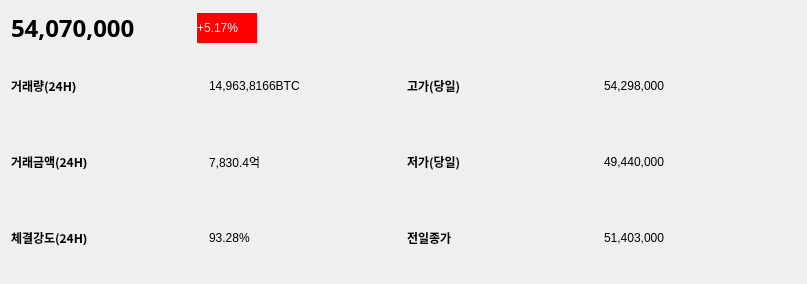
<?xml version="1.0" encoding="UTF-8"?>
<ui version="4.0">
 <class>Form</class>
 <widget class="QWidget" name="Form">
  <property name="geometry">
   <rect>
    <x>0</x>
    <y>0</y>
    <width>807</width>
    <height>284</height>
   </rect>
  </property>
  <property name="windowTitle">
   <string>Form</string>
  </property>
  <layout class="QVBoxLayout" name="verticalLayout">
   <item>
    <layout class="QHBoxLayout" name="horizontalLayout">
     <item>
      <widget class="QLabel" name="label_1">
       <property name="minimumSize">
        <size>
         <width>180</width>
         <height>0</height>
        </size>
       </property>
       <property name="maximumSize">
        <size>
         <width>16777215</width>
         <height>100</height>
        </size>
       </property>
       <property name="font">
        <font>
         <family>맑은 고딕</family>
         <pointsize>18</pointsize>
         <weight>75</weight>
         <bold>true</bold>
        </font>
       </property>
       <property name="styleSheet">
        <string notr="true">color.red;</string>
       </property>
       <property name="text">
        <string>54,070,000</string>
       </property>
      </widget>
     </item>
     <item>
      <widget class="QLabel" name="label_2">
       <property name="minimumSize">
        <size>
         <width>60</width>
         <height>30</height>
        </size>
       </property>
       <property name="maximumSize">
        <size>
         <width>60</width>
         <height>30</height>
        </size>
       </property>
       <property name="styleSheet">
        <string notr="true">background-color:red;color:white;</string>
       </property>
       <property name="text">
        <string>+5.17%</string>
       </property>
      </widget>
     </item>
     <item>
      <spacer name="horizontalSpacer">
       <property name="orientation">
        <enum>Qt::Horizontal</enum>
       </property>
       <property name="sizeHint" stdset="0">
        <size>
         <width>40</width>
         <height>20</height>
        </size>
       </property>
      </spacer>
     </item>
    </layout>
   </item>
   <item>
    <layout class="QGridLayout" name="gridLayout">
     <item row="4" column="4">
      <widget class="QLabel" name="label_8">
       <property name="text">
        <string>7,830.4억</string>
       </property>
      </widget>
     </item>
     <item row="4" column="5">
      <widget class="QLabel" name="label_9">
       <property name="font">
        <font>
         <family>맑은 고딕</family>
         <weight>75</weight>
         <bold>true</bold>
        </font>
       </property>
       <property name="text">
        <string>저가(당일)</string>
       </property>
      </widget>
     </item>
     <item row="3" column="4">
      <widget class="QLabel" name="label_4">
       <property name="text">
        <string>14,963,8166BTC</string>
       </property>
      </widget>
     </item>
     <item row="3" column="6">
      <widget class="QLabel" name="label_6">
       <property name="text">
        <string>54,298,000</string>
       </property>
      </widget>
     </item>
     <item row="4" column="3">
      <widget class="QLabel" name="label_7">
       <property name="font">
        <font>
         <family>맑은 고딕</family>
         <weight>75</weight>
         <bold>true</bold>
        </font>
       </property>
       <property name="text">
        <string>거래금액(24H)</string>
       </property>
      </widget>
     </item>
     <item row="4" column="6">
      <widget class="QLabel" name="label_10">
       <property name="text">
        <string>49,440,000</string>
       </property>
      </widget>
     </item>
     <item row="3" column="3">
      <widget class="QLabel" name="label_3">
       <property name="font">
        <font>
         <family>맑은 고딕</family>
         <weight>75</weight>
         <bold>true</bold>
        </font>
       </property>
       <property name="text">
        <string>거래량(24H)</string>
       </property>
      </widget>
     </item>
     <item row="3" column="5">
      <widget class="QLabel" name="label_5">
       <property name="font">
        <font>
         <family>맑은 고딕</family>
         <weight>75</weight>
         <bold>true</bold>
        </font>
       </property>
       <property name="text">
        <string>고가(당일)</string>
       </property>
      </widget>
     </item>
     <item row="5" column="3">
      <widget class="QLabel" name="label_11">
       <property name="font">
        <font>
         <family>맑은 고딕</family>
         <weight>75</weight>
         <bold>true</bold>
        </font>
       </property>
       <property name="text">
        <string>체결강도(24H)</string>
       </property>
      </widget>
     </item>
     <item row="5" column="4">
      <widget class="QLabel" name="label_12">
       <property name="text">
        <string>93.28%</string>
       </property>
      </widget>
     </item>
     <item row="5" column="5">
      <widget class="QLabel" name="label_13">
       <property name="font">
        <font>
         <family>맑은 고딕</family>
         <weight>75</weight>
         <bold>true</bold>
        </font>
       </property>
       <property name="text">
        <string>전일종가</string>
       </property>
      </widget>
     </item>
     <item row="5" column="6">
      <widget class="QLabel" name="label_14">
       <property name="text">
        <string>51,403,000</string>
       </property>
      </widget>
     </item>
    </layout>
   </item>
  </layout>
 </widget>
 <resources/>
 <connections/>
</ui>
